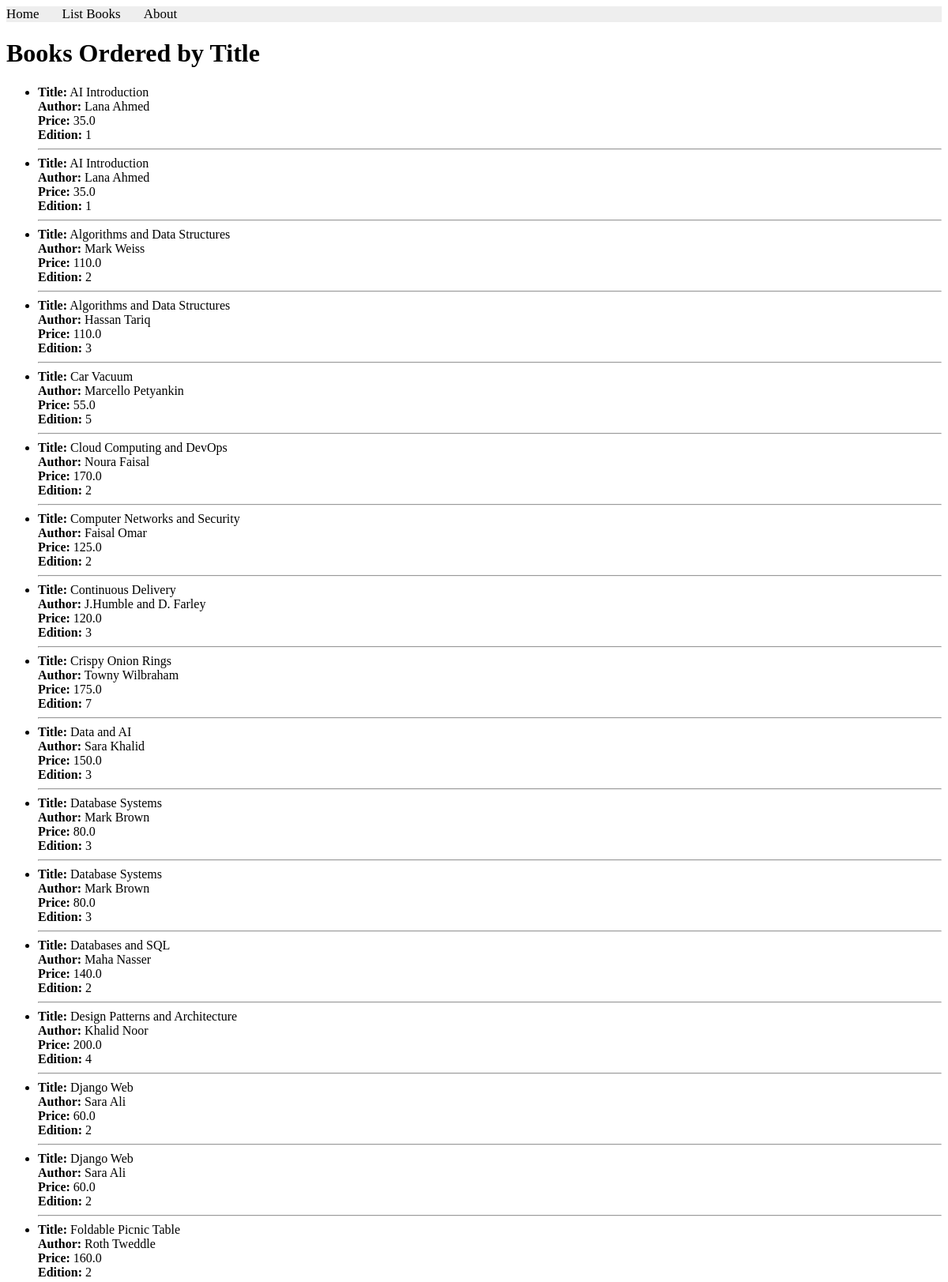
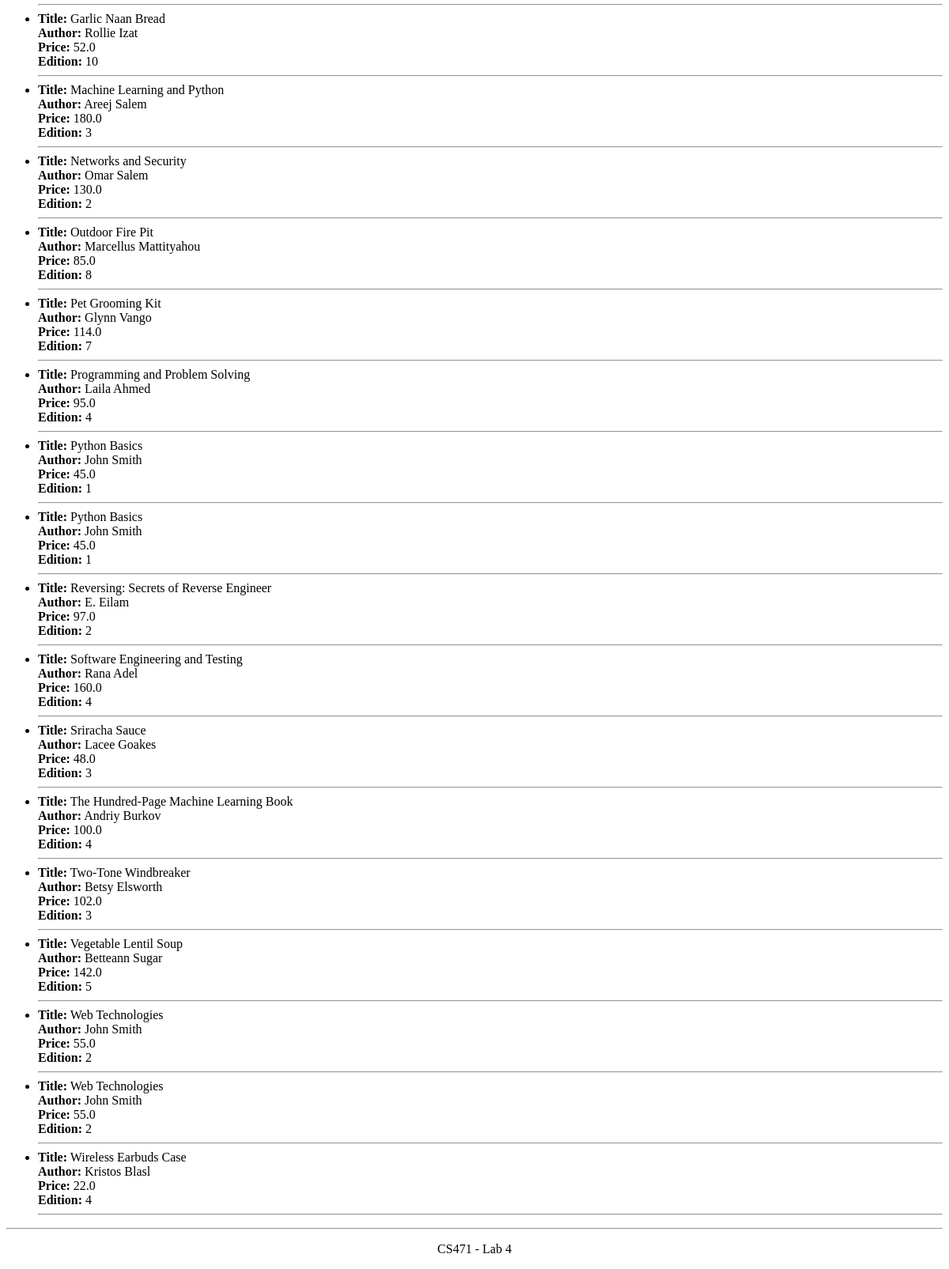
The app's page /books/lab8/task4, older data (2 pictures, top to bottom).
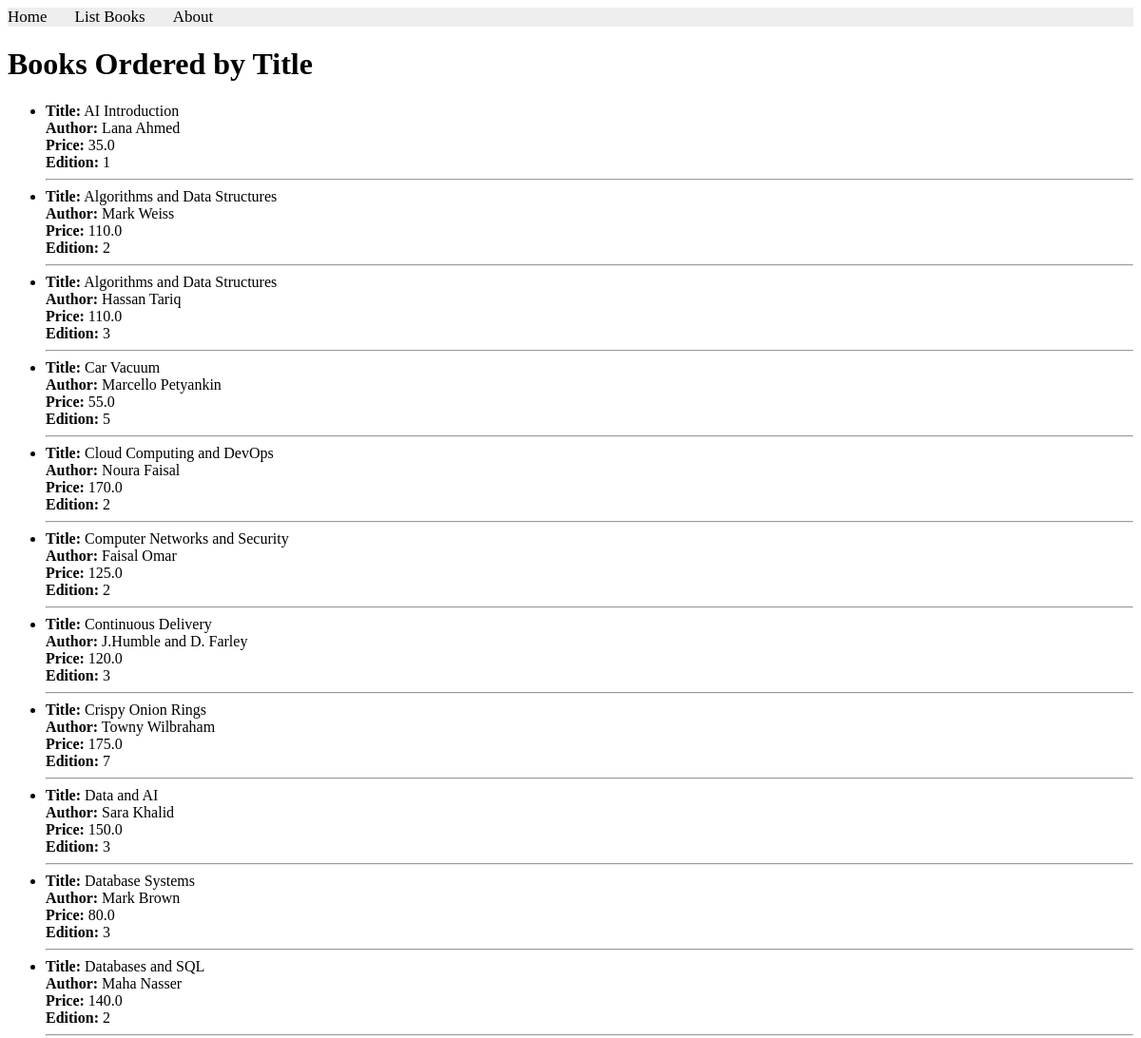
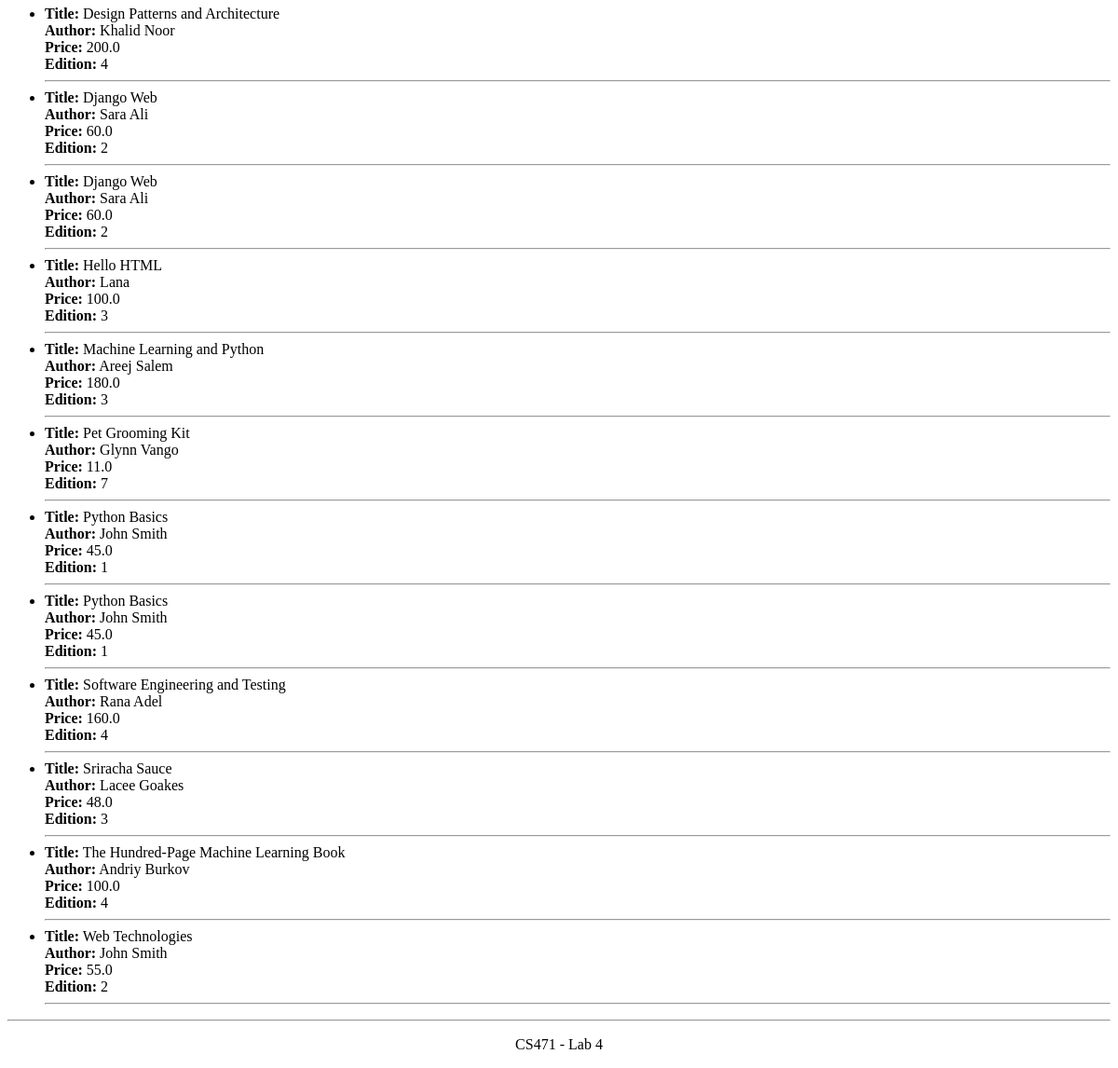
The same page, newer data (2 pictures, top to bottom).
### apps/bookmodule/models.py (models this page shows, shortened)
class Book(models.Model):
    title = models.CharField(max_length=100)
    author = models.CharField(max_length=50, blank=True, null=True)
    price = models.FloatField(default=0.0)
    edition = models.SmallIntegerField(default=1)
    quantity = models.IntegerField(default=1)
    pubdate = models.DateTimeField(null=True, blank=True)
    rating = models.SmallIntegerField(default=1)
    publisher = models.ForeignKey(Publisher, null=True, blank=True, on_delete=models.SET_NULL)
    authors = models.ManyToManyField(Author, blank=True)

### apps/bookmodule/views.py (the view)
# urls.py: path('lab8/task4', views.lab8_task4, name="books.lab8_task4"),
def lab8_task4(request):
    books = Book.objects.order_by('title')
    return render(request, "bookmodule/lab8_task4.html", {'books': books})

### apps/templates/bookmodule/lab8_task4.html (shortened to what this page needs)
{% extends "layouts/base.html" %}
{% block content %}
<h1>Books Ordered by Title</h1>
{% if books %}
    <ul>
        {% for book in books %}
            <li>
                <strong>Title:</strong> {{ book.title }} <br>
                <strong>Author:</strong> {{ book.author }} <br>
                <strong>Price:</strong> {{ book.price }} <br>
                <strong>Edition:</strong> {{ book.edition }}
            </li>
            <hr>
        {% endfor %}
    </ul>
{% else %}
    <p>No books found.</p>
{% endif %}
{% endblock content %}

Row changes from the older to the newer data that the page shows:
removed Book: title "AI Introduction", author "Lana Ahmed", price "35.0", edition "1"
removed Book: title "Database Systems", author "Mark Brown", price "80.0", edition "3"
removed Book: title "Foldable Picnic Table", author "Roth Tweddle", price "160.0", edition "2"
removed Book: title "Garlic Naan Bread", author "Rollie Izat", price "52.0", edition "10"
removed Book: title "Networks and Security", author "Omar Salem", price "130.0", edition "2"
removed Book: title "Outdoor Fire Pit", author "Marcellus Mattityahou", price "85.0", edition "8"
removed Book: title "Programming and Problem Solving", author "Laila Ahmed", price "95.0", edition "4"
removed Book: title "Reversing: Secrets of Reverse Engineer", author "E. Eilam", price "97.0", edition "2"
removed Book: title "Two-Tone Windbreaker", author "Betsy Elsworth", price "102.0", edition "3"
removed Book: title "Vegetable Lentil Soup", author "Betteann Sugar", price "142.0", edition "5"
removed Book: title "Web Technologies", author "John Smith", price "55.0", edition "2"
removed Book: title "Wireless Earbuds Case", author "Kristos Blasl", price "22.0", edition "4"
added Book: title "Hello HTML", author "Lana", price "100.0", edition "3"
changed Book "Pet Grooming Kit": price "114.0" → "11.0"
